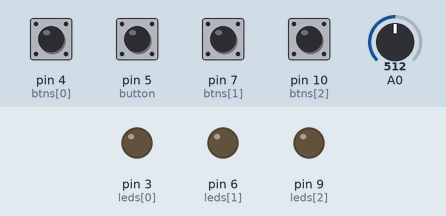
The sketch below on a simulated Arduino Uno, built with avr-gcc and run on an emulated ATmega328P. Parts: output pins drawn as LEDs (lit = HIGH). Dashed ring = blinking. The test bench sets the inputs (shaded band); at power-on: pin 4 (btns[0]), pin 5 (button), pin 7 (btns[1]), pin 10 (btns[2]) LOW, A0 = 512.

Above: at 1.4 s.
1.5 s: pin 4 (btns[0]) pulled HIGH for 1 s
At 3.3 s:
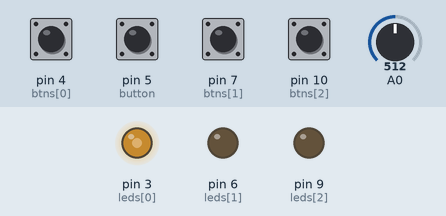
4.0 s: pin 7 (btns[1]) pulled HIGH for 1 s
At 4.32 s:
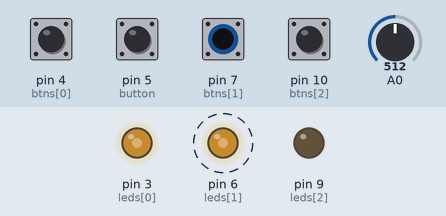
6.6 s: A0 set to 716
At 7.5 s:
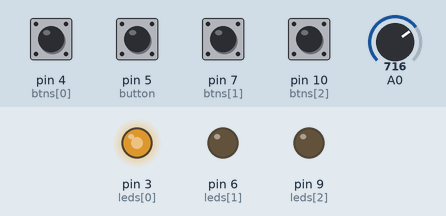
8.2 s: pin 10 (btns[2]) pulled HIGH for 0.4 s
At 8.48 s:
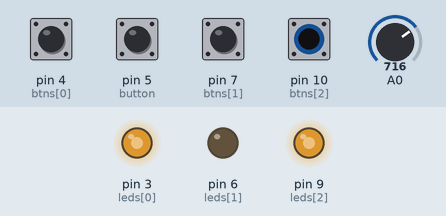
10.1 s: pin 7 (btns[1]) pulled HIGH for 0.4 s
At 11.7 s:
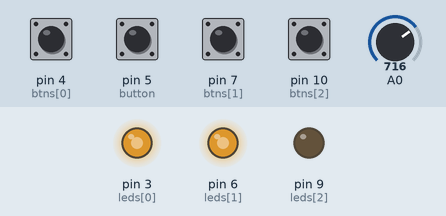
12.0 s: pin 4 (btns[0]) pulled HIGH for 0.4 s
At 13.0 s:
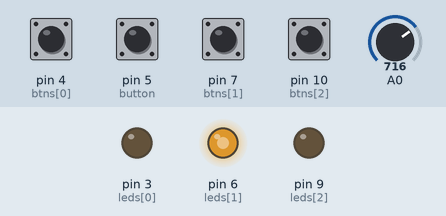
Timing chart, 0 to 14.9 s (numbered marks = the images above; inputs shaded):
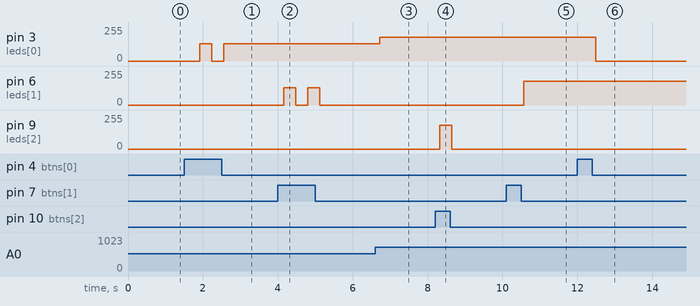

The sketch:

assignment3Code.ino
```cpp
int btns[] = {4, 7, 10}; // declaring a button array of index 0, 1, 2
int leds[] = {3, 6, 9}; // declaring the LED's array of index 0, 1, 2
bool btnStates [] = {false, false, false};  // button State array starting from the LOW state
bool ledOnFlags[] = {false, false, false};  // LED's State array starting from the LOW state
int potVal = 0, brightVal = 1; // declaring the analog input and initializing it's brightness
int count = 0; // counter declaration and initializaiton
int button = 5; //  This is the fourth button that gives the PWD permission for the adjusments of the each light intensity independetly and together
bool buttonState = false;
void setup()  // setting buttons as INPUTS and LED's as OUTPUTS
{
  pinMode(button, INPUT);
  for (int i = 0; i < 3; i++)
  {
    pinMode(btns[i], INPUT);
    pinMode(leds[i], OUTPUT);
  }
}

void loop()
{
  // Reading the button states
  buttonState = digitalRead(button);
  delay(80);
  for (int i = 0; i < 3; i++)
  {
    btnStates[i] = digitalRead(btns[i]);
    delay(80);
  }
  if (buttonState)
  {
    count = (count + 1) % 4;
    /*This is how the counter functions
      0 - > all leds
      1 - > led 1 index  0 count -1
      2 - > led 2 index  1 count -1
      3 - > led 3 index  2 count -1*/
  }
  //trun leds on / off
  for (int i = 0; i < 3; i++)
  {
    if (btnStates[i])
    {
      ledOnFlags[i] = ! ledOnFlags[i];
    }
  }
  //read analog input and map to range
  if (count ==  0)
  {
    potVal = analogRead(0);   /* Map an analog value to 8 bits (0 to 255) */
    brightVal = map(potVal, 0, 1023, 2 , 255);

    //if led is on write brightVal
    for (int i = 0; i < 3; i++)
    {
      if (ledOnFlags[i])
      {
        analogWrite(leds[i], brightVal);
      }
      else
      {
        digitalWrite(leds[i], LOW);
      }
    }
  }
  else
  {
    potVal = analogRead(0); // Reading the potentiometer state
    brightVal = map(potVal, 0, 1023, 2 , 255);

    if (ledOnFlags[count - 1])
    {
      analogWrite(leds[count - 1], brightVal);
    }
    else
    {
      digitalWrite(leds[count - 1], LOW);
    }
  }
}
```

Measured:
- after the input at 1.5 s, pin 3 (leds[0]): 0/255 → 128/255 after 0.42 s, → 0/255 0.32 s later, → 128/255 0.32 s later
- after the input at 4.0 s, pin 6 (leds[1]): alternates 128/255 for 0.32 s and 0/255 for 0.32 s, 4 changes in all, then stays 0/255, starting after 0.16 s
- after the input at 6.6 s, pin 3 (leds[0]): 128/255 → 179/255 after 0.12 s
- after the input at 8.2 s, pin 9 (leds[2]): 0/255 → 179/255 after 0.13 s, → 0/255 0.32 s later
- after the input at 10.1 s, pin 6 (leds[1]): 0/255 → 179/255 after 0.47 s
- after the input at 12.0 s, pin 3 (leds[0]): 179/255 → 0/255 after 0.49 s
